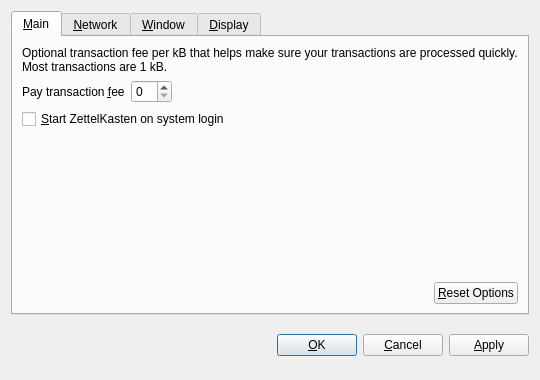
<?xml version="1.0" encoding="UTF-8"?>
<ui version="4.0">
 <class>OptionsDialog</class>
 <widget class="QDialog" name="OptionsDialog">
  <property name="geometry">
   <rect>
    <x>0</x>
    <y>0</y>
    <width>540</width>
    <height>380</height>
   </rect>
  </property>
  <property name="windowTitle">
   <string>Options</string>
  </property>
  <property name="modal">
   <bool>true</bool>
  </property>
  <layout class="QVBoxLayout" name="verticalLayout">
   <item>
    <widget class="QTabWidget" name="tabWidget">
     <property name="tabPosition">
      <enum>QTabWidget::North</enum>
     </property>
     <property name="currentIndex">
      <number>0</number>
     </property>
     <widget class="QWidget" name="tabMain">
      <attribute name="title">
       <string>&amp;Main</string>
      </attribute>
      <layout class="QVBoxLayout" name="verticalLayout_Main">
       <item>
        <widget class="QLabel" name="transactionFeeInfoLabel">
         <property name="text">
          <string>Optional transaction fee per kB that helps make sure your transactions are processed quickly. Most transactions are 1 kB.</string>
         </property>
         <property name="textFormat">
          <enum>Qt::PlainText</enum>
         </property>
         <property name="wordWrap">
          <bool>true</bool>
         </property>
        </widget>
       </item>
       <item>
        <layout class="QHBoxLayout" name="horizontalLayout_1_Main">
         <item>
          <widget class="QLabel" name="transactionFeeLabel">
           <property name="text">
            <string>Pay transaction &amp;fee</string>
           </property>
           <property name="textFormat">
            <enum>Qt::PlainText</enum>
           </property>
           <property name="buddy">
            <cstring>transactionFee</cstring>
           </property>
          </widget>
         </item>
         <item>
          <widget class="BitcoinAmountField" name="transactionFee"/>
         </item>
         <item>
          <spacer name="horizontalSpacer_1_Main">
           <property name="orientation">
            <enum>Qt::Horizontal</enum>
           </property>
           <property name="sizeHint" stdset="0">
            <size>
             <width>40</width>
             <height>20</height>
            </size>
           </property>
          </spacer>
         </item>
        </layout>
       </item>
       <item>
        <widget class="QCheckBox" name="bitcoinAtStartup">
         <property name="toolTip">
          <string>Automatically start ZettelKasten after logging in to the system.</string>
         </property>
         <property name="text">
          <string>&amp;Start ZettelKasten on system login</string>
         </property>
        </widget>
       </item>
       <item>
        <spacer name="verticalSpacer_Main">
         <property name="orientation">
          <enum>Qt::Vertical</enum>
         </property>
         <property name="sizeHint" stdset="0">
          <size>
           <width>20</width>
           <height>40</height>
          </size>
         </property>
        </spacer>
       </item>
       <item>
        <layout class="QHBoxLayout" name="horizontalLayout_2_Main">
         <item>
          <spacer name="horizontalSpacer_2_Main">
           <property name="orientation">
            <enum>Qt::Horizontal</enum>
           </property>
           <property name="sizeHint" stdset="0">
            <size>
             <width>40</width>
             <height>20</height>
            </size>
           </property>
          </spacer>
         </item>
         <item>
          <widget class="QPushButton" name="resetButton">
           <property name="toolTip">
            <string>Reset all client options to default.</string>
           </property>
           <property name="text">
            <string>&amp;Reset Options</string>
           </property>
           <property name="autoDefault">
            <bool>false</bool>
           </property>
          </widget>
         </item>
        </layout>
       </item>
      </layout>
     </widget>
     <widget class="QWidget" name="tabNetwork">
      <attribute name="title">
       <string>&amp;Network</string>
      </attribute>
      <layout class="QVBoxLayout" name="verticalLayout_Network">
       <item>
        <widget class="QCheckBox" name="mapPortUpnp">
         <property name="toolTip">
          <string>Automatically open the ZettelKasten client port on the router. This only works when your router supports UPnP and it is enabled.</string>
         </property>
         <property name="text">
          <string>Map port using &amp;UPnP</string>
         </property>
        </widget>
       </item>
       <item>
        <widget class="QCheckBox" name="connectSocks">
         <property name="toolTip">
          <string>Connect to the ZettelKasten network through a SOCKS proxy (e.g. when connecting through Tor).</string>
         </property>
         <property name="text">
          <string>&amp;Connect through SOCKS proxy:</string>
         </property>
        </widget>
       </item>
       <item>
        <layout class="QHBoxLayout" name="horizontalLayout_Network">
         <item>
          <widget class="QLabel" name="proxyIpLabel">
           <property name="text">
            <string>Proxy &amp;IP:</string>
           </property>
           <property name="textFormat">
            <enum>Qt::PlainText</enum>
           </property>
           <property name="buddy">
            <cstring>proxyIp</cstring>
           </property>
          </widget>
         </item>
         <item>
          <widget class="QValidatedLineEdit" name="proxyIp">
           <property name="maximumSize">
            <size>
             <width>140</width>
             <height>16777215</height>
            </size>
           </property>
           <property name="toolTip">
            <string>IP address of the proxy (e.g. 127.0.0.1)</string>
           </property>
          </widget>
         </item>
         <item>
          <widget class="QLabel" name="proxyPortLabel">
           <property name="text">
            <string>&amp;Port:</string>
           </property>
           <property name="textFormat">
            <enum>Qt::PlainText</enum>
           </property>
           <property name="buddy">
            <cstring>proxyPort</cstring>
           </property>
          </widget>
         </item>
         <item>
          <widget class="QLineEdit" name="proxyPort">
           <property name="maximumSize">
            <size>
             <width>55</width>
             <height>16777215</height>
            </size>
           </property>
           <property name="toolTip">
            <string>Port of the proxy (e.g. 9050)</string>
           </property>
          </widget>
         </item>
         <item>
          <widget class="QLabel" name="socksVersionLabel">
           <property name="text">
            <string>SOCKS &amp;Version:</string>
           </property>
           <property name="textFormat">
            <enum>Qt::PlainText</enum>
           </property>
           <property name="buddy">
            <cstring>socksVersion</cstring>
           </property>
          </widget>
         </item>
         <item>
          <widget class="QValueComboBox" name="socksVersion">
           <property name="toolTip">
            <string>SOCKS version of the proxy (e.g. 5)</string>
           </property>
          </widget>
         </item>
         <item>
          <spacer name="horizontalSpacer_Network">
           <property name="orientation">
            <enum>Qt::Horizontal</enum>
           </property>
           <property name="sizeHint" stdset="0">
            <size>
             <width>40</width>
             <height>20</height>
            </size>
           </property>
          </spacer>
         </item>
        </layout>
       </item>
       <item>
        <spacer name="verticalSpacer_Network">
         <property name="orientation">
          <enum>Qt::Vertical</enum>
         </property>
         <property name="sizeHint" stdset="0">
          <size>
           <width>20</width>
           <height>40</height>
          </size>
         </property>
        </spacer>
       </item>
      </layout>
     </widget>
     <widget class="QWidget" name="tabWindow">
      <attribute name="title">
       <string>&amp;Window</string>
      </attribute>
      <layout class="QVBoxLayout" name="verticalLayout_Window">
       <item>
        <widget class="QCheckBox" name="minimizeToTray">
         <property name="toolTip">
          <string>Show only a tray icon after minimizing the window.</string>
         </property>
         <property name="text">
          <string>&amp;Minimize to the tray instead of the taskbar</string>
         </property>
        </widget>
       </item>
       <item>
        <widget class="QCheckBox" name="minimizeOnClose">
         <property name="toolTip">
          <string>Minimize instead of exit the application when the window is closed. When this option is enabled, the application will be closed only after selecting Quit in the menu.</string>
         </property>
         <property name="text">
          <string>M&amp;inimize on close</string>
         </property>
        </widget>
       </item>
       <item>
        <spacer name="verticalSpacer_Window">
         <property name="orientation">
          <enum>Qt::Vertical</enum>
         </property>
         <property name="sizeHint" stdset="0">
          <size>
           <width>20</width>
           <height>40</height>
          </size>
         </property>
        </spacer>
       </item>
      </layout>
     </widget>
     <widget class="QWidget" name="tabDisplay">
      <attribute name="title">
       <string>&amp;Display</string>
      </attribute>
      <layout class="QVBoxLayout" name="verticalLayout_Display">
       <item>
        <layout class="QHBoxLayout" name="horizontalLayout_1_Display">
         <item>
          <widget class="QLabel" name="langLabel">
           <property name="text">
            <string>User Interface &amp;language:</string>
           </property>
           <property name="textFormat">
            <enum>Qt::PlainText</enum>
           </property>
           <property name="buddy">
            <cstring>lang</cstring>
           </property>
          </widget>
         </item>
         <item>
          <widget class="QValueComboBox" name="lang">
           <property name="toolTip">
            <string>The user interface language can be set here. This setting will take effect after restarting ZettelKasten.</string>
           </property>
          </widget>
         </item>
        </layout>
       </item>
       <item>
        <layout class="QHBoxLayout" name="horizontalLayout_2_Display">
         <item>
          <widget class="QLabel" name="unitLabel">
           <property name="text">
            <string>&amp;Unit to show amounts in:</string>
           </property>
           <property name="textFormat">
            <enum>Qt::PlainText</enum>
           </property>
           <property name="buddy">
            <cstring>unit</cstring>
           </property>
          </widget>
         </item>
         <item>
          <widget class="QValueComboBox" name="unit">
           <property name="toolTip">
            <string>Choose the default subdivision unit to show in the interface and when sending coins.</string>
           </property>
          </widget>
         </item>
        </layout>
       </item>
       <item>
        <widget class="QCheckBox" name="displayAddresses">
         <property name="toolTip">
          <string>Whether to show ZettelKasten addresses in the transaction list or not.</string>
         </property>
         <property name="text">
          <string>&amp;Display addresses in transaction list</string>
         </property>
        </widget>
       </item>
       <item>
        <widget class="QCheckBox" name="coinControlFeatures">
         <property name="toolTip">
          <string>Whether to show coin control features or not.</string>
         </property>
         <property name="text">
          <string>Display coin &amp;control features (experts only!)</string>
         </property>
        </widget>
       </item>
       <item>
        <spacer name="verticalSpacer_Display">
         <property name="orientation">
          <enum>Qt::Vertical</enum>
         </property>
         <property name="sizeHint" stdset="0">
          <size>
           <width>20</width>
           <height>40</height>
          </size>
         </property>
        </spacer>
       </item>
      </layout>
     </widget>
    </widget>
   </item>
   <item>
    <layout class="QHBoxLayout" name="horizontalLayout_Buttons">
     <item>
      <spacer name="horizontalSpacer_1">
       <property name="orientation">
        <enum>Qt::Horizontal</enum>
       </property>
       <property name="sizeHint" stdset="0">
        <size>
         <width>40</width>
         <height>48</height>
        </size>
       </property>
      </spacer>
     </item>
     <item>
      <widget class="QLabel" name="statusLabel">
       <property name="font">
        <font>
         <weight>75</weight>
         <bold>true</bold>
        </font>
       </property>
       <property name="text">
        <string/>
       </property>
       <property name="textFormat">
        <enum>Qt::PlainText</enum>
       </property>
       <property name="wordWrap">
        <bool>true</bool>
       </property>
      </widget>
     </item>
     <item>
      <spacer name="horizontalSpacer_2">
       <property name="orientation">
        <enum>Qt::Horizontal</enum>
       </property>
       <property name="sizeHint" stdset="0">
        <size>
         <width>40</width>
         <height>48</height>
        </size>
       </property>
      </spacer>
     </item>
     <item>
      <widget class="QPushButton" name="okButton">
       <property name="text">
        <string>&amp;OK</string>
       </property>
      </widget>
     </item>
     <item>
      <widget class="QPushButton" name="cancelButton">
       <property name="text">
        <string>&amp;Cancel</string>
       </property>
       <property name="autoDefault">
        <bool>false</bool>
       </property>
      </widget>
     </item>
     <item>
      <widget class="QPushButton" name="applyButton">
       <property name="text">
        <string>&amp;Apply</string>
       </property>
       <property name="autoDefault">
        <bool>false</bool>
       </property>
      </widget>
     </item>
    </layout>
   </item>
  </layout>
 </widget>
 <customwidgets>
  <customwidget>
   <class>BitcoinAmountField</class>
   <extends>QSpinBox</extends>
   <header>bitcoinamountfield.h</header>
  </customwidget>
  <customwidget>
   <class>QValueComboBox</class>
   <extends>QComboBox</extends>
   <header>qvaluecombobox.h</header>
  </customwidget>
  <customwidget>
   <class>QValidatedLineEdit</class>
   <extends>QLineEdit</extends>
   <header>qvalidatedlineedit.h</header>
  </customwidget>
 </customwidgets>
 <resources/>
 <connections/>
</ui>
